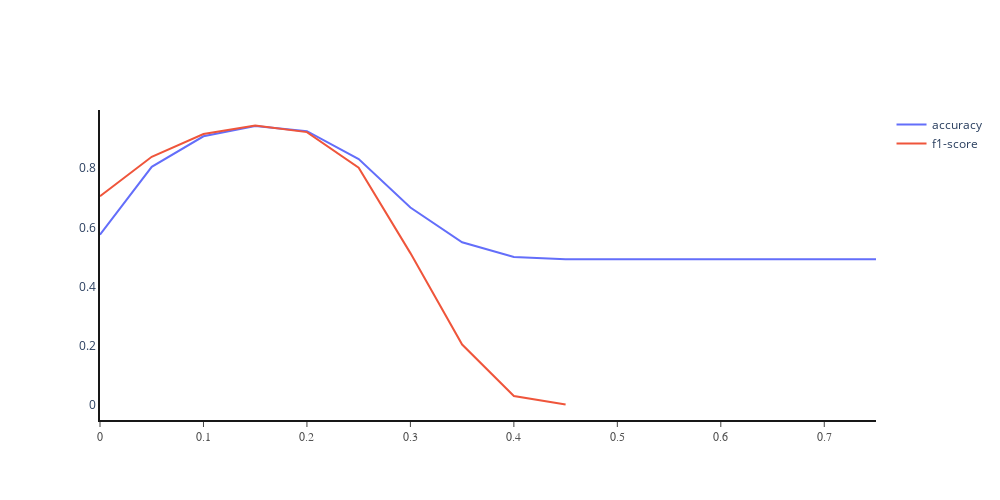

This figure's notebook cell:
### Markdown cell above
#### Plot de todos los resultados por método

### Code cell
df = method_df_list[0].copy()
plot = go.Figure()
plot.add_traces([
    go.Scatter(x=df["threshold"], y=df["accuracy"], mode="lines", name="accuracy"),
    go.Scatter(x=df["threshold"], y=df["f1-score"], mode="lines", name="f1-score")
])
plot.update_layout(
    xaxis=dict(
        showline=True,
        showgrid=True,
        showticklabels=True,
        linecolor='rgb(24, 24, 24)',
        linewidth=2,
        ticks='outside',
        tickfont=dict(
            family='Arial',
            size=12,
            color='rgb(82, 82, 82)',
        ),
    ),
    yaxis=dict(
        showgrid=True,
        zeroline=True,
        showline=True,
        showticklabels=True,
        linecolor='rgb(24, 24, 24)',
        linewidth=2,
    ),
    width=1000,
    height=500,
    autosize=False,
    margin=dict(
        autoexpand=True,
        l=100,
        r=20,
        t=110,
    ),
    showlegend=True,
    plot_bgcolor='white'
)
plot.show()

### Figure 1 — Plotly figure (JSON) as saved in the notebook; plotly's stock layout.template omitted (floating-point values rounded to 4 significant figures)
{"data": [{"mode": "lines", "name": "accuracy", "type": "scatter", "x": [0, 0.05, 0.1, 0.15, 0.2, 0.25, 0.3, 0.35, 0.4, 0.45, 0.5, 0.55, 0.6, 0.65, 0.7, 0.75], "y": [0.5753, 0.8044, 0.9076, 0.9426, 0.9249, 0.8308, 0.6669, 0.5497, 0.4998, 0.4924, 0.492, 0.492, 0.492, 0.492, 0.492, 0.492]}, {"mode": "lines", "name": "f1-score", "type": "scatter", "x": [0, 0.05, 0.1, 0.15, 0.2, 0.25, 0.3, 0.35, 0.4, 0.45, 0.5, 0.55, 0.6, 0.65, 0.7, 0.75], "y": [0.7052, 0.8384, 0.9155, 0.9441, 0.9218, 0.8014, 0.513, 0.2042, 0.0304, 0.001623, null, null, null, null, null, null]}], "layout": {"autosize": false, "height": 500, "margin": {"autoexpand": true, "l": 100, "r": 20, "t": 110}, "plot_bgcolor": "white", "showlegend": true, "width": 1000, "xaxis": {"linecolor": "rgb(24, 24, 24)", "linewidth": 2, "showgrid": true, "showline": true, "showticklabels": true, "tickfont": {"color": "rgb(82, 82, 82)", "family": "Arial", "size": 12}, "ticks": "outside"}, "yaxis": {"linecolor": "rgb(24, 24, 24)", "linewidth": 2, "showgrid": true, "showline": true, "showticklabels": true, "zeroline": true}}}
